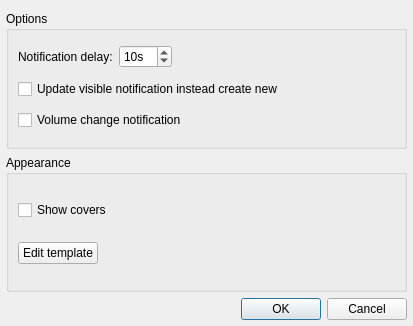
<?xml version="1.0" encoding="UTF-8"?>
<ui version="4.0">
 <class>SettingsDialog</class>
 <widget class="QDialog" name="SettingsDialog">
  <property name="geometry">
   <rect>
    <x>0</x>
    <y>0</y>
    <width>413</width>
    <height>326</height>
   </rect>
  </property>
  <property name="windowTitle">
   <string>KDE 4 Notification Plugin Settings</string>
  </property>
  <layout class="QGridLayout" name="gridLayout">
   <property name="leftMargin">
    <number>6</number>
   </property>
   <property name="rightMargin">
    <number>6</number>
   </property>
   <property name="bottomMargin">
    <number>6</number>
   </property>
   <item row="3" column="0" colspan="2">
    <widget class="QDialogButtonBox" name="buttonBox">
     <property name="orientation">
      <enum>Qt::Horizontal</enum>
     </property>
     <property name="standardButtons">
      <set>QDialogButtonBox::Cancel|QDialogButtonBox::Ok</set>
     </property>
    </widget>
   </item>
   <item row="0" column="0" colspan="2">
    <widget class="QGroupBox" name="groupBox">
     <property name="title">
      <string>Options</string>
     </property>
     <layout class="QGridLayout" name="gridLayout_3">
      <item row="0" column="0">
       <widget class="QLabel" name="label">
        <property name="text">
         <string>Notification delay:</string>
        </property>
       </widget>
      </item>
      <item row="1" column="0" colspan="3">
       <widget class="QCheckBox" name="updateNotifyCheckBox">
        <property name="text">
         <string>Update visible notification instead create new</string>
        </property>
       </widget>
      </item>
      <item row="0" column="2">
       <spacer name="horizontalSpacer_2">
        <property name="orientation">
         <enum>Qt::Horizontal</enum>
        </property>
        <property name="sizeHint" stdset="0">
         <size>
          <width>40</width>
          <height>20</height>
         </size>
        </property>
       </spacer>
      </item>
      <item row="0" column="1">
       <widget class="QSpinBox" name="notifyDelaySpinBox">
        <property name="suffix">
         <string>s</string>
        </property>
        <property name="maximum">
         <number>100</number>
        </property>
        <property name="value">
         <number>10</number>
        </property>
       </widget>
      </item>
      <item row="2" column="0" colspan="3">
       <widget class="QCheckBox" name="volumeCheckBox">
        <property name="text">
         <string>Volume change notification</string>
        </property>
       </widget>
      </item>
     </layout>
    </widget>
   </item>
   <item row="1" column="0" colspan="2">
    <widget class="QGroupBox" name="groupBox_2">
     <property name="title">
      <string>Appearance</string>
     </property>
     <layout class="QVBoxLayout" name="verticalLayout">
      <item>
       <widget class="QCheckBox" name="showCoversCheckBox">
        <property name="text">
         <string>Show covers</string>
        </property>
       </widget>
      </item>
      <item>
       <layout class="QHBoxLayout" name="horizontalLayout">
        <item>
         <widget class="QPushButton" name="templateButton">
          <property name="text">
           <string>Edit template</string>
          </property>
         </widget>
        </item>
        <item>
         <spacer name="horizontalSpacer">
          <property name="orientation">
           <enum>Qt::Horizontal</enum>
          </property>
          <property name="sizeHint" stdset="0">
           <size>
            <width>40</width>
            <height>20</height>
           </size>
          </property>
         </spacer>
        </item>
       </layout>
      </item>
     </layout>
    </widget>
   </item>
  </layout>
 </widget>
 <resources/>
 <connections>
  <connection>
   <sender>buttonBox</sender>
   <signal>accepted()</signal>
   <receiver>SettingsDialog</receiver>
   <slot>accept()</slot>
   <hints>
    <hint type="sourcelabel">
     <x>248</x>
     <y>254</y>
    </hint>
    <hint type="destinationlabel">
     <x>157</x>
     <y>274</y>
    </hint>
   </hints>
  </connection>
  <connection>
   <sender>buttonBox</sender>
   <signal>rejected()</signal>
   <receiver>SettingsDialog</receiver>
   <slot>reject()</slot>
   <hints>
    <hint type="sourcelabel">
     <x>316</x>
     <y>260</y>
    </hint>
    <hint type="destinationlabel">
     <x>286</x>
     <y>274</y>
    </hint>
   </hints>
  </connection>
 </connections>
</ui>
